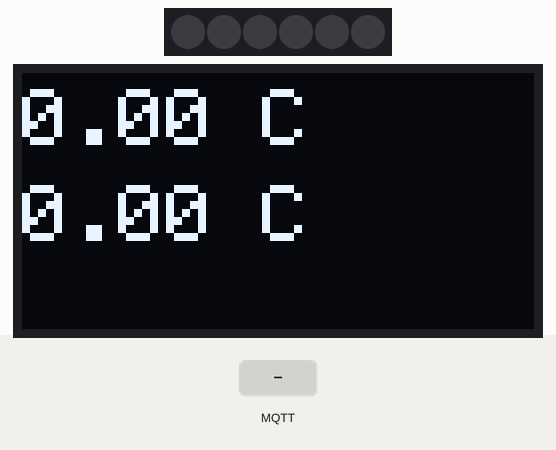
Bench run of a sketch on a simulated ESP32. Parts: 6 RGB LEDs in strip order, left to right, 128×64 one-colour display. The test bench sets the inputs (shaded band). WiFi joins after 1.5 s; servers stay silent unless stated; no MQTT or app messages arrive unless stated; what the sketch prints to the serial monitor is not drawn.

Above: at 3.2 s.
3.3 s: MQTT message "5" arrives on the first subscribed topic
At 3.6 s:
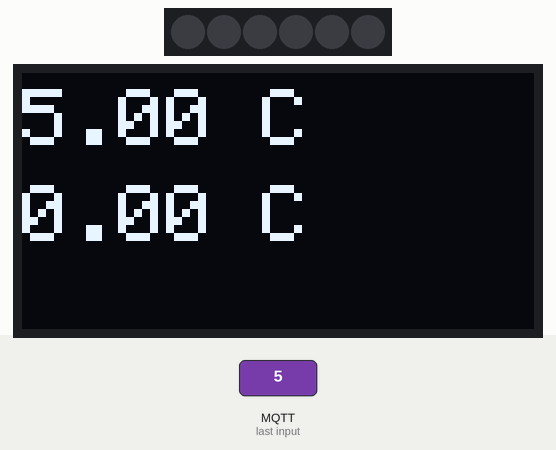
4.8 s: MQTT message "90" arrives on the first subscribed topic
At 5.7 s:
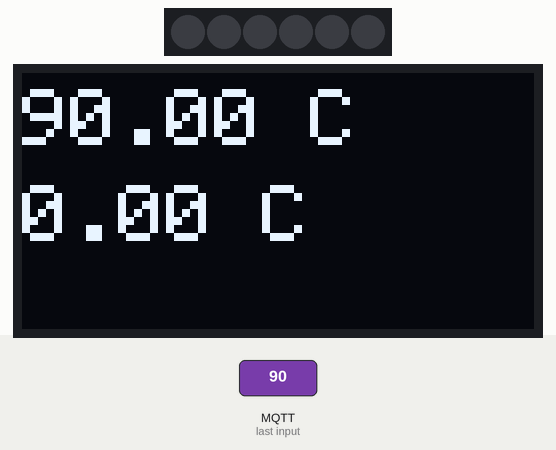
Timing chart, 0 to 7.8 s (numbered marks = the images above; inputs shaded):
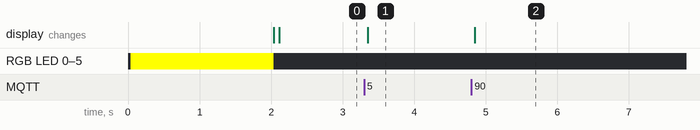

Measured:
- after the input at 3.3 s, the display: changes after 0.05 s (image 1)
- after the input at 4.8 s, the display: changes at once (image 2)

The sketch:

arduino-code.ino
```cpp
#include <Wire.h>
#include <Adafruit_GFX.h>
#include <Adafruit_SSD1306.h>
#include <FastLED.h>
#include <WiFi.h>
#include <PubSubClient.h>
#include <ESPAsyncWebSrv.h>

// Configuración del servidor MQTT
const char* mqttServer = "192.168.1.40";
const int mqttPort = 1883;
const char* mqttTopic1 = "jamk/tanque/temperatura1";
const char* mqttTopic2 = "jamk/tanque/temperatura2";

// Configuración del cliente WiFi
const char* ssid = "*******";
const char* password = "*******";
AsyncWebServer server(80);


// Configurar la IP estática
IPAddress ip(192, 168, 1, 36);
IPAddress gateway(192, 168, 1, 1);
IPAddress subnet(255, 255, 255, 0);

// Configuración de la luz LED WS2812B
#define CHIPSET     WS2812B
const int numLeds = 6;
const int dataPin = 26;  // Cambia al pin que estás utilizando
CRGB leds[numLeds];
#define BRIGHTNESS  200
#define FRAMES_PER_SECOND 60

// Configuración de la pantalla OLED
#define SCREEN_WIDTH 128
#define SCREEN_HEIGHT 64
#define OLED_RESET    -1
Adafruit_SSD1306 display(SCREEN_WIDTH, SCREEN_HEIGHT, &Wire, OLED_RESET);

// Variables para el manejo de la luz y el parpadeo
bool wifiConfigured = false;
bool toggleState = false;

// Variables para almacenar las temperaturas
float temperature1 = 0.0;
float temperature2 = 0.0;

// Cliente MQTT
WiFiClient espClient;
PubSubClient client(espClient);

void setup() {
  Serial.begin(115200);

  // Configurar la luz LED WS2812B
  FastLED.addLeds<CHIPSET, dataPin, GRB>(leds, numLeds).setCorrection( TypicalLEDStrip );

  // Establecer el color inicial a amarillo
  setLEDColor(CRGB::Yellow);

  // Configurar la pantalla OLED
  if(!display.begin(SSD1306_BLACK, 0x3C)) {
    Serial.println(F("No se pudo inicializar la pantalla OLED"));
    while(true);
  }

  // Inicializar la conexión WiFi
  connectWiFi();

  // Inicializar el cliente MQTT
  client.setServer(mqttServer, mqttPort);
  client.setCallback(callback);
  connectMQTT();

  // Configurar las rutas de la API
  server.on("/toggle", HTTP_GET, [](AsyncWebServerRequest *request){
    toggleLED();
    request->send(200, "text/plain", "Toggle LED");
  });

  // Iniciar el servidor HTTP
  server.begin();
}

void loop() {
  // Manejar la conexión WiFi y MQTT
  if (!client.connected()) {
    connectMQTT();
  }
  client.loop();

  // Actualizar la pantalla OLED con las temperaturas
  updateOLED();

  // Manejar la luz LED
  if (!wifiConfigured) {
    setLEDColor(CRGB::Yellow);
  }
}

void connectWiFi() {
    // Configurar la IP estática
  WiFi.config(ip, gateway, subnet);
  Serial.println("Conectando a WiFi...");
  WiFi.begin(ssid, password);
  while (WiFi.status() != WL_CONNECTED) {
    delay(1000);
    Serial.println("Conectando...");
  }
  wifiConfigured = true;
  // Imprimir la dirección IP asignada
  Serial.print("Conectado a la red WiFi. Dirección IP: ");
  Serial.println(WiFi.localIP());

  setLEDColor(CRGB::Black);
}

void connectMQTT() {
  Serial.println("Conectando a MQTT...");
  while (!client.connected()) {
    if (client.connect("ESP32Client")) {
      client.subscribe(mqttTopic1);
      client.subscribe(mqttTopic2);
      Serial.println("Conectado a MQTT");
    } else {
      Serial.println("Error de conexión a MQTT. Intentando nuevamente en 5 segundos...");
      delay(5000);
    }
  }
}

void updateOLED() {
  // Limpiar la pantalla
  display.clearDisplay();

  // Configurar la fuente y mostrar las temperaturas
  display.setTextSize(2);
  display.setTextColor(SSD1306_WHITE);
  display.setCursor(0, 4);
  display.print(temperature1);
  display.print(" C");

  display.setCursor(0, 28);
  display.print(temperature2);
  display.print(" C");

  // Enviar a la pantalla
  display.display();
}

void setLEDColor(CRGB color) {
  fill_solid(leds, numLeds, color);
  FastLED.show();
}

void callback(char* topic, byte* payload, unsigned int length) {
  Serial.print("Mensaje recibido en el tópico: ");
  Serial.println(topic);

  // Convertir el payload a una cadena de caracteres (String)
  String payloadStr = "";
  for (int i = 0; i < length; i++) {
    payloadStr += (char)payload[i];
  }

  // Actualizar las temperaturas según el tópico
  if (strcmp(topic, mqttTopic1) == 0) {
    temperature1 = payloadStr.toFloat();
    Serial.println(temperature1);
  } else if (strcmp(topic, mqttTopic2) == 0) {
    temperature2 = payloadStr.toFloat();
    Serial.println(temperature2);
  }

  // Actualizar la pantalla OLED con las temperaturas
  updateOLED();
}

void toggleLED() {
  // Parpadear el LED con color rojo 5 veces
  for (int i = 0; i < 5; i++) {
    setLEDColor(CRGB::Red);
    FastLED.show();
    delay(500);
    setLEDColor(CRGB::Black);  // Apagar el LED
    FastLED.show();
    delay(500);
  }
}
```
